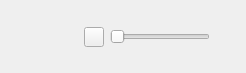
<?xml version="1.0" encoding="UTF-8"?>
<ui version="4.0">
 <class>Dis_VoiceCtrl</class>
 <widget class="QWidget" name="Dis_VoiceCtrl">
  <property name="geometry">
   <rect>
    <x>0</x>
    <y>0</y>
    <width>246</width>
    <height>73</height>
   </rect>
  </property>
  <property name="windowTitle">
   <string>Form</string>
  </property>
  <layout class="QVBoxLayout" name="verticalLayout">
   <property name="spacing">
    <number>0</number>
   </property>
   <property name="leftMargin">
    <number>0</number>
   </property>
   <property name="topMargin">
    <number>0</number>
   </property>
   <property name="rightMargin">
    <number>0</number>
   </property>
   <property name="bottomMargin">
    <number>0</number>
   </property>
   <item>
    <widget class="QWidget" name="widget" native="true">
     <layout class="QVBoxLayout" name="verticalLayout_2">
      <property name="spacing">
       <number>0</number>
      </property>
      <property name="leftMargin">
       <number>0</number>
      </property>
      <property name="topMargin">
       <number>0</number>
      </property>
      <property name="rightMargin">
       <number>0</number>
      </property>
      <property name="bottomMargin">
       <number>0</number>
      </property>
      <item>
       <widget class="QStackedWidget" name="stackedWidget">
        <widget class="QWidget" name="page_Horizontal">
         <layout class="QVBoxLayout" name="verticalLayout_4">
          <property name="spacing">
           <number>0</number>
          </property>
          <property name="leftMargin">
           <number>0</number>
          </property>
          <property name="topMargin">
           <number>0</number>
          </property>
          <property name="rightMargin">
           <number>0</number>
          </property>
          <property name="bottomMargin">
           <number>0</number>
          </property>
          <item>
           <widget class="QWidget" name="widget_voicewid" native="true">
            <layout class="QVBoxLayout" name="verticalLayout_3">
             <property name="spacing">
              <number>0</number>
             </property>
             <property name="leftMargin">
              <number>0</number>
             </property>
             <property name="topMargin">
              <number>0</number>
             </property>
             <property name="rightMargin">
              <number>0</number>
             </property>
             <property name="bottomMargin">
              <number>0</number>
             </property>
             <item>
              <spacer name="verticalSpacer">
               <property name="orientation">
                <enum>Qt::Vertical</enum>
               </property>
               <property name="sizeHint" stdset="0">
                <size>
                 <width>20</width>
                 <height>4</height>
                </size>
               </property>
              </spacer>
             </item>
             <item>
              <widget class="QWidget" name="widget_4" native="true">
               <layout class="QHBoxLayout" name="horizontalLayout">
                <property name="leftMargin">
                 <number>0</number>
                </property>
                <property name="topMargin">
                 <number>0</number>
                </property>
                <property name="rightMargin">
                 <number>0</number>
                </property>
                <property name="bottomMargin">
                 <number>0</number>
                </property>
                <item>
                 <spacer name="horizontalSpacer_2">
                  <property name="orientation">
                   <enum>Qt::Horizontal</enum>
                  </property>
                  <property name="sizeHint" stdset="0">
                   <size>
                    <width>40</width>
                    <height>20</height>
                   </size>
                  </property>
                 </spacer>
                </item>
                <item>
                 <widget class="QLabel" name="label_Name">
                  <property name="minimumSize">
                   <size>
                    <width>41</width>
                    <height>0</height>
                   </size>
                  </property>
                  <property name="maximumSize">
                   <size>
                    <width>16777215</width>
                    <height>1000</height>
                   </size>
                  </property>
                  <property name="text">
                   <string/>
                  </property>
                  <property name="alignment">
                   <set>Qt::AlignCenter</set>
                  </property>
                 </widget>
                </item>
                <item>
                 <widget class="QPushButton" name="btn_Mute">
                  <property name="maximumSize">
                   <size>
                    <width>20</width>
                    <height>20</height>
                   </size>
                  </property>
                  <property name="focusPolicy">
                   <enum>Qt::TabFocus</enum>
                  </property>
                  <property name="styleSheet">
                   <string notr="true"/>
                  </property>
                  <property name="text">
                   <string/>
                  </property>
                 </widget>
                </item>
                <item>
                 <widget class="QSlider" name="voice_HSlider">
                  <property name="minimumSize">
                   <size>
                    <width>100</width>
                    <height>0</height>
                   </size>
                  </property>
                  <property name="maximumSize">
                   <size>
                    <width>200</width>
                    <height>16777215</height>
                   </size>
                  </property>
                  <property name="orientation">
                   <enum>Qt::Horizontal</enum>
                  </property>
                 </widget>
                </item>
                <item>
                 <widget class="QLabel" name="label_Value">
                  <property name="minimumSize">
                   <size>
                    <width>30</width>
                    <height>0</height>
                   </size>
                  </property>
                  <property name="text">
                   <string/>
                  </property>
                 </widget>
                </item>
                <item>
                 <spacer name="horizontalSpacer">
                  <property name="orientation">
                   <enum>Qt::Horizontal</enum>
                  </property>
                  <property name="sizeHint" stdset="0">
                   <size>
                    <width>1</width>
                    <height>20</height>
                   </size>
                  </property>
                 </spacer>
                </item>
               </layout>
              </widget>
             </item>
             <item>
              <spacer name="verticalSpacer_2">
               <property name="orientation">
                <enum>Qt::Vertical</enum>
               </property>
               <property name="sizeHint" stdset="0">
                <size>
                 <width>20</width>
                 <height>3</height>
                </size>
               </property>
              </spacer>
             </item>
            </layout>
           </widget>
          </item>
         </layout>
        </widget>
       </widget>
      </item>
     </layout>
    </widget>
   </item>
  </layout>
 </widget>
 <resources/>
 <connections/>
</ui>
